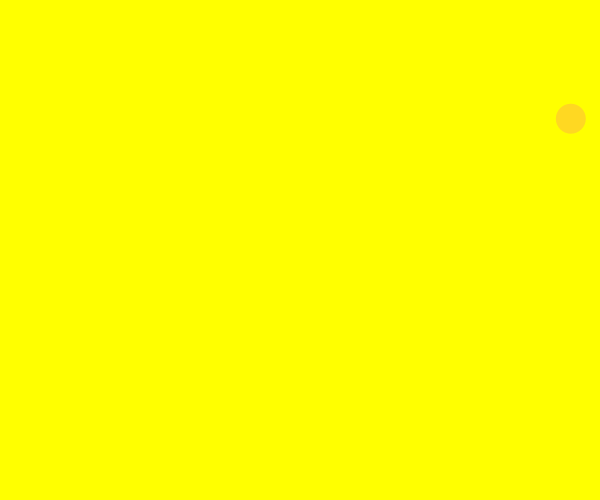
Frame 1 (no input)
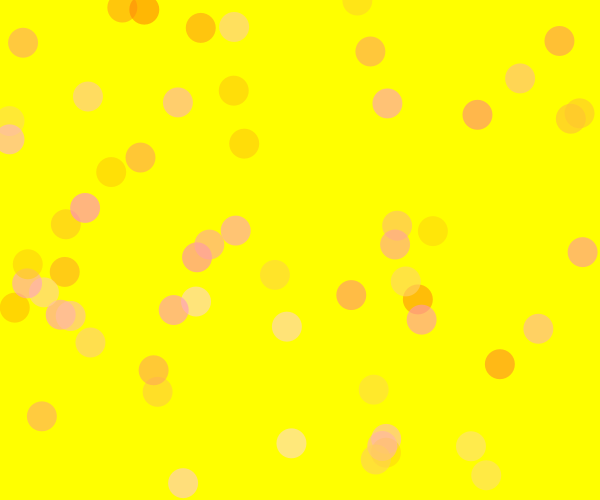
Frame 60 (the mouse pressed at the canvas centre just before this capture)
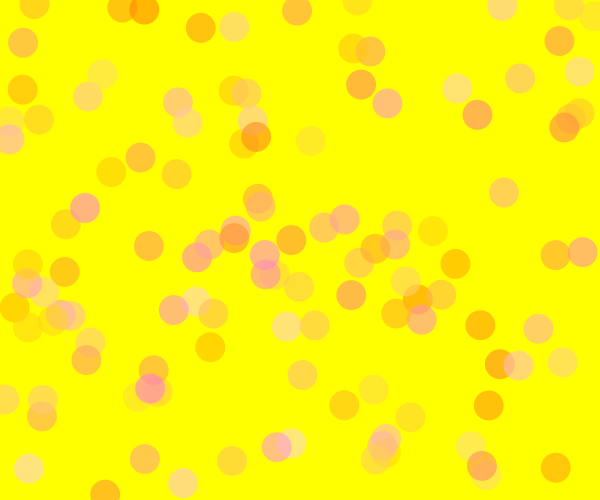
Frame 120 (the mouse held since frame 60 and released just before this capture)

The Processing sketch that drew these frames (run headless with seeded random() and noise(); from frame 60 on, the mouse is pressed at the canvas centre):

// Processing sketch: processing_40324
// ── processing_40324.pde

// Eric Wong
//press z to make the circles bigger.
//press x to make the circles smaller.
//press c to clear the screen.
circle a;
int s;
void setup()
{
  size(600, 500);
  background(255, 255, 0);
  s = 30;
  smooth();
  noStroke();
  
  a = new circle();
  //a.x = width/2;
  a.x = 0;
  a.y = 0;
}

void draw()
{
  a.b= color(random(255, 255), random(128, 223), random(223), 150);
  a.show();
}

class circle
{
  float x, y;
  color b;

  void show()
  {
    for (int y=0; y<1; y++)
    {
      for (int x=0; x<1; x++)
      
      {
        fill(b);
        ellipse (x+random(600), y+random(500), s, s);
      }

    }
  }
}
  void keyPressed()
  {
    if(key == 'z' || key == 'z')
    {
     s++; 
    }
    
    if(key == 'x' || key == 'x')
    {
     s--; 
     if(s == 1)
     {
       s = 2;
     }
    }
    
    if(key == 'c' || key == 'c')
    {
     background(255, 255, 0);
    }
  }
